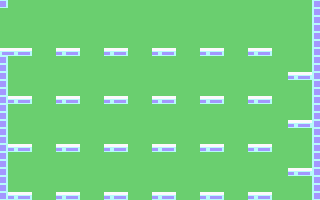

Tiled map render using the project's own tile images. Description and the whole map definition, tile-layer contents included, below:
An orthogonal 40x25 tile map with 8x8 px tiles, 1 tile layer (platform) and 25 objects (11x lift, 9x jukebox, 4x robot, terminal).

<map version="1.2" tiledversion="1.2.0" orientation="orthogonal" renderorder="right-down" width="40" height="25" tilewidth="8" tileheight="8" infinite="0" nextlayerid="3" nextobjectid="27">
 <tileset firstgid="1" source="../im.tsx" />
 <layer id="1" name="platform" width="40" height="25">
  <data encoding="csv">
1,2,2,2,2,2,2,2,2,2,2,2,2,2,2,2,2,2,2,2,2,2,2,2,2,2,2,2,2,2,2,2,2,2,2,2,2,2,2,5,
2,2,2,2,2,2,2,2,2,2,2,2,2,2,2,2,2,2,2,2,2,2,2,2,2,2,2,2,2,2,2,2,2,2,2,2,2,2,2,5,
2,2,2,2,2,2,2,2,2,2,2,2,2,2,2,2,2,2,2,2,2,2,2,2,2,2,2,2,2,2,2,2,2,2,2,2,2,2,2,5,
2,2,2,2,2,2,2,2,2,2,2,2,2,2,2,2,2,2,2,2,2,2,2,2,2,2,2,2,2,2,2,2,2,2,2,2,2,2,2,5,
2,2,2,2,2,2,2,2,2,2,2,2,2,2,2,2,2,2,2,2,2,2,2,2,2,2,2,2,2,2,2,2,2,2,2,2,2,2,2,5,
2,2,2,2,2,2,2,2,2,2,2,2,2,2,2,2,2,2,2,2,2,2,2,2,2,2,2,2,2,2,2,2,2,2,2,2,2,2,2,5,
3,4,3,4,2,2,2,4,3,4,2,2,2,4,3,4,2,2,2,4,3,4,2,2,2,4,3,4,2,2,2,4,3,4,2,2,2,2,2,5,
1,2,2,2,2,2,2,2,2,2,2,2,2,2,2,2,2,2,2,2,2,2,2,2,2,2,2,2,2,2,2,2,2,2,2,2,2,2,2,5,
1,2,2,2,2,2,2,2,2,2,2,2,2,2,2,2,2,2,2,2,2,2,2,2,2,2,2,2,2,2,2,2,2,2,2,2,2,2,2,5,
1,2,2,2,2,2,2,2,2,2,2,2,2,2,2,2,2,2,2,2,2,2,2,2,2,2,2,2,2,2,2,2,2,2,2,2,4,3,4,5,
1,2,2,2,2,2,2,2,2,2,2,2,2,2,2,2,2,2,2,2,2,2,2,2,2,2,2,2,2,2,2,2,2,2,2,2,2,2,2,5,
1,2,2,2,2,2,2,2,2,2,2,2,2,2,2,2,2,2,2,2,2,2,2,2,2,2,2,2,2,2,2,2,2,2,2,2,2,2,2,5,
1,4,3,4,2,2,2,4,3,4,2,2,2,4,3,4,2,2,2,4,3,4,2,2,2,4,3,4,2,2,2,4,3,4,2,2,2,2,2,5,
1,2,2,2,2,2,2,2,2,2,2,2,2,2,2,2,2,2,2,2,2,2,2,2,2,2,2,2,2,2,2,2,2,2,2,2,2,2,2,5,
1,2,2,2,2,2,2,2,2,2,2,2,2,2,2,2,2,2,2,2,2,2,2,2,2,2,2,2,2,2,2,2,2,2,2,2,2,2,2,5,
1,2,2,2,2,2,2,2,2,2,2,2,2,2,2,2,2,2,2,2,2,2,2,2,2,2,2,2,2,2,2,2,2,2,2,2,4,3,4,5,
1,2,2,2,2,2,2,2,2,2,2,2,2,2,2,2,2,2,2,2,2,2,2,2,2,2,2,2,2,2,2,2,2,2,2,2,2,2,2,5,
1,2,2,2,2,2,2,2,2,2,2,2,2,2,2,2,2,2,2,2,2,2,2,2,2,2,2,2,2,2,2,2,2,2,2,2,2,2,2,5,
1,4,3,4,2,2,2,4,3,4,2,2,2,4,3,4,2,2,2,4,3,4,2,2,2,4,3,4,2,2,2,4,3,4,2,2,2,2,2,5,
1,2,2,2,2,2,2,2,2,2,2,2,2,2,2,2,2,2,2,2,2,2,2,2,2,2,2,2,2,2,2,2,2,2,2,2,2,2,2,5,
1,2,2,2,2,2,2,2,2,2,2,2,2,2,2,2,2,2,2,2,2,2,2,2,2,2,2,2,2,2,2,2,2,2,2,2,2,2,2,5,
1,2,2,2,2,2,2,2,2,2,2,2,2,2,2,2,2,2,2,2,2,2,2,2,2,2,2,2,2,2,2,2,2,2,2,2,4,3,4,5,
1,2,2,2,2,2,2,2,2,2,2,2,2,2,2,2,2,2,2,2,2,2,2,2,2,2,2,2,2,2,2,2,2,2,2,2,2,2,2,5,
1,2,2,2,2,2,2,2,2,2,2,2,2,2,2,2,2,2,2,2,2,2,2,2,2,2,2,2,2,2,2,2,2,2,2,2,2,2,2,5,
1,4,3,4,2,2,2,4,3,4,2,2,2,4,3,4,2,2,2,4,3,4,2,2,2,4,3,4,2,2,2,4,3,4,2,2,2,2,2,5
</data>
 </layer>
 <objectgroup id="2" name="objects">
  <object id="1" name="terminal" x="64" y="48">
   <point />
  </object>
  <object id="3" name="jukebox" x="112" y="96">
   <point />
  </object>
  <object id="4" name="jukebox" x="208" y="96">
   <point />
  </object>
  <object id="5" name="jukebox" x="24" y="144">
   <point />
  </object>
  <object id="6" name="jukebox" x="112" y="144">
   <point />
  </object>
  <object id="7" name="jukebox" x="208" y="144">
   <point />
  </object>
  <object id="8" name="jukebox" x="208" y="192">
   <point />
  </object>
  <object id="9" name="jukebox" x="112" y="192">
   <point />
  </object>
  <object id="10" name="jukebox" x="24" y="192">
   <point />
  </object>
  <object id="11" name="jukebox" x="24" y="96">
   <point />
  </object>
  <object id="12" name="robot" x="64" y="96">
   <point />
  </object>
  <object id="13" name="robot" x="160" y="144">
   <point />
  </object>
  <object id="14" name="robot" x="72" y="192">
   <point />
  </object>
  <object id="15" name="robot" x="168" y="192">
   <point />
  </object>
  <object id="16" name="lift" x="40" y="56">
   <point />
  </object>
  <object id="17" name="lift" x="40" y="104">
   <point />
  </object>
  <object id="18" name="lift" x="88" y="104">
   <point />
  </object>
  <object id="19" name="lift" x="184" y="56">
   <point />
  </object>
  <object id="20" name="lift" x="232" y="56">
   <point />
  </object>
  <object id="21" name="lift" x="184" y="104">
   <point />
  </object>
  <object id="22" name="lift" x="232" y="104">
   <point />
  </object>
  <object id="23" name="lift" x="232" y="152">
   <point />
  </object>
  <object id="24" name="lift" x="136" y="152">
   <point />
  </object>
  <object id="25" name="lift" x="88" y="152">
   <point />
  </object>
  <object id="26" name="lift" x="136" y="200">
   <point />
  </object>
 </objectgroup>
</map>
